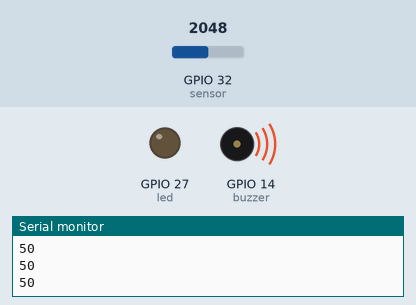
Simulated run of this sketch. Board: ESP32. Shown: output pins drawn as LEDs (lit = HIGH), buzzer (waves = sounding, pin HIGH), the last lines printed to the serial monitor. Inputs (shaded band) come from the test bench; at power-on: GPIO 32 (sensor) = 2048. WiFi joins after 1.5 s; servers stay silent unless stated.

Above: at 3.0 s.
3.1 s: GPIO 32 (sensor) set to 2010
At 3.8 s:
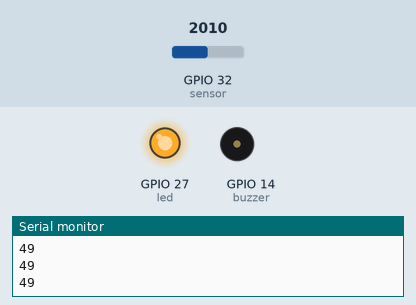
4.7 s: GPIO 32 (sensor) set to 2866
At 5.2 s:
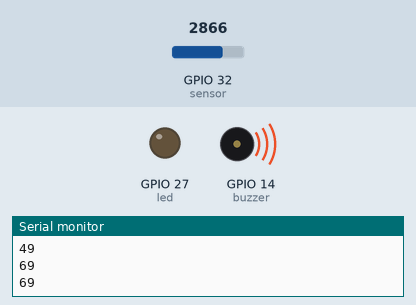
6.3 s: GPIO 32 (sensor) set to 2047
At 7.8 s:
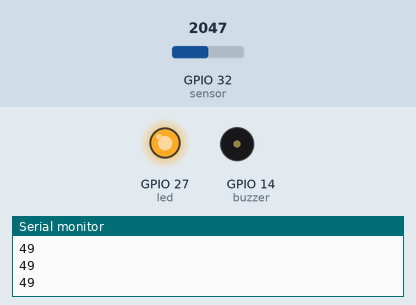
Timing chart, 0 to 9.3 s (numbered marks = the images above; inputs shaded):
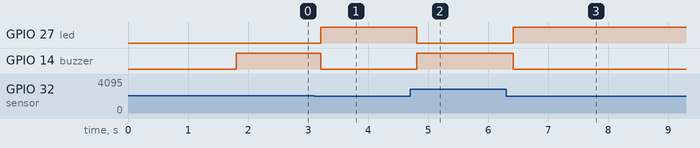

Measured:
- the behaviour switches between 2048 and 2047 on GPIO 32 (sensor) (found by bisection; images 0 and 1)
- after the input at 3.1 s, GPIO 27 (led): LOW → HIGH after 0.11 s; GPIO 14 (buzzer): HIGH → LOW after 0.11 s
- after the input at 4.7 s, GPIO 27 (led): HIGH → LOW after 0.11 s; GPIO 14 (buzzer): LOW → HIGH after 0.11 s
- after the input at 6.3 s, GPIO 27 (led): LOW → HIGH after 0.12 s; GPIO 14 (buzzer): HIGH → LOW after 0.12 s

The sketch:

1.GAS_Sensor.ino
```cpp
//Prateek
//www.justdoelectronics.com

#include <Wire.h>
#include <WiFiClient.h>
#include <BlynkSimpleEsp32.h>

#define sensor 32
#define buzzer 14
#define led 27

BlynkTimer timer;

char auth[] = "AAAAAAAAAAAAAAA";
char ssid[] = "Prateek";
char pass[] = "8830584864xx";


void setup() {

  Serial.begin(115200);
  Blynk.begin(auth, ssid, pass, "blynk.cloud", 80);
  pinMode(buzzer, OUTPUT);
  pinMode(led, OUTPUT);
}

void GASLevel() {
  int value = analogRead(sensor);
  value = map(value, 0, 4095, 0, 100);
  Serial.println(value);
  Blynk.virtualWrite(V0, value);

  if (value >= 50) {
    digitalWrite(buzzer, HIGH);
    digitalWrite(led, LOW);
    WidgetLED LED(V1);
    LED.on();

  } else {
    digitalWrite(buzzer, LOW);
    digitalWrite(led, HIGH);
    WidgetLED LED(V1);
    LED.off();
  }
}

void loop() {
  GASLevel();
  Blynk.run();
  delay(200);
}
```
